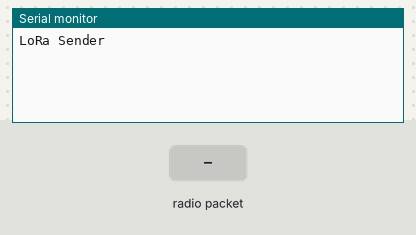
This sketch was run on a simulated Arduino Uno, built with avr-gcc and run on an emulated ATmega328P. Shown: the last lines printed to the serial monitor. Inputs (shaded band) come from the test bench. No radio packets arrive unless stated.

Above: at 1.2 s.
1.3 s: radio packet "1" arrives
At 2.5 s:
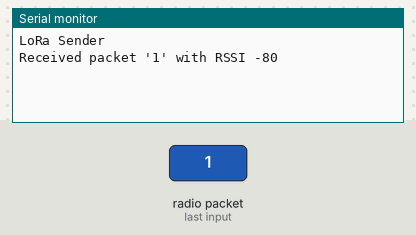
2.8 s: radio packet "0" arrives
At 3.8 s:
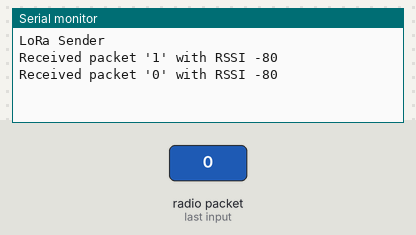
4.3 s: radio packet "2" arrives
At 4.9 s:
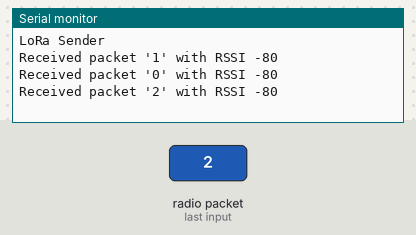

Measured:
- after the input at 1.3 s, the serial monitor: prints a new line at once (image 1)
- after the input at 2.8 s, the serial monitor: prints a new line at once (image 2)
- after the input at 4.3 s, the serial monitor: prints a new line at once (image 3)

The sketch:

LoraRecieverSketch.ino
```cpp
#include <SPI.h>
#include <LoRa.h>

bool DEBUG = true;

void setup() {
  if(DEBUG) Serial.begin(9600);
  if(DEBUG) while (!Serial);

  Serial.println("LoRa Sender");

  while (!LoRa.begin(868E6)) {
    Serial.println("Starting LoRa failed!, trying again...");
  }
}

void loop() {
  // try to parse packet
  int packetSize = LoRa.parsePacket();

  if (packetSize) {
    // received a packet
    Serial.print("Received packet '");

    // read packet
    while (LoRa.available()) {
      Serial.print((char)LoRa.read());
    }

    // print RSSI of packet
    Serial.print("' with RSSI ");
    Serial.println(LoRa.packetRssi());
  }
}
```
